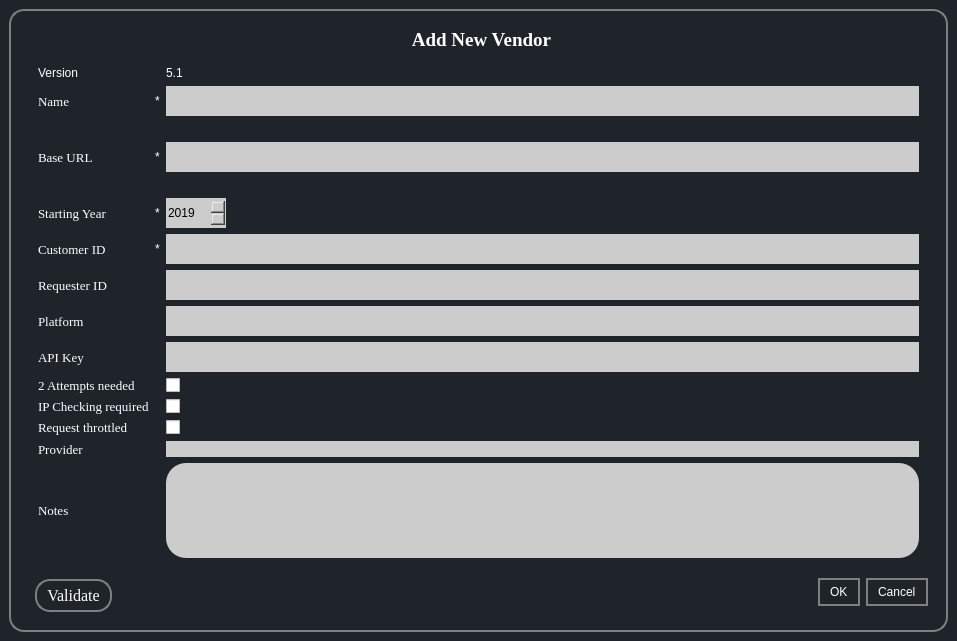
<?xml version="1.0" encoding="UTF-8"?>
<ui version="4.0">
 <class>addVendor51Dialog</class>
 <widget class="QMainWindow" name="addVendor51Dialog">
  <property name="geometry">
   <rect>
    <x>0</x>
    <y>0</y>
    <width>957</width>
    <height>641</height>
   </rect>
  </property>
  <property name="windowTitle">
   <string>MainWindow</string>
  </property>
  <property name="styleSheet">
   <string notr="true">*{
	
border:none;
background-color:transparent;
background:none;
padding:0;
margin:0;
color:#fff;
}



#centralwidget{
background-color:#1f232a;
}

QPushButton{
text-align:left;
padding: 5px 10px;

border-top-left-radius:5px;
border-botton-left-radius:5px;
}
QPushButton:pressed{
background-color:grey;
text-align:left;
padding:2px 10px;
color:white;}</string>
  </property>
  <widget class="QWidget" name="centralwidget">
   <layout class="QGridLayout" name="gridLayout">
    <item row="0" column="0" colspan="2">
     <widget class="QFrame" name="frame">
      <property name="sizePolicy">
       <sizepolicy hsizetype="Preferred" vsizetype="Preferred">
        <horstretch>0</horstretch>
        <verstretch>0</verstretch>
       </sizepolicy>
      </property>
      <property name="styleSheet">
       <string notr="true">#frame{border:2px solid grey; border-radius:15px;}</string>
      </property>
      <property name="frameShape">
       <enum>QFrame::StyledPanel</enum>
      </property>
      <property name="frameShadow">
       <enum>QFrame::Raised</enum>
      </property>
      <layout class="QVBoxLayout" name="verticalLayout">
       <item>
        <widget class="QFrame" name="frame_3">
         <property name="styleSheet">
          <string notr="true">border-color: rgb(255, 255, 255);

QLineEdit {
	background-color: #cccccc;
	border-radius: 20px; 

}
</string>
         </property>
         <property name="frameShape">
          <enum>QFrame::StyledPanel</enum>
         </property>
         <property name="frameShadow">
          <enum>QFrame::Plain</enum>
         </property>
         <layout class="QGridLayout" name="gridLayout_2">
          <item row="0" column="1" colspan="2">
           <widget class="QLabel" name="label_7">
            <property name="enabled">
             <bool>true</bool>
            </property>
            <property name="sizePolicy">
             <sizepolicy hsizetype="Preferred" vsizetype="Preferred">
              <horstretch>0</horstretch>
              <verstretch>0</verstretch>
             </sizepolicy>
            </property>
            <property name="font">
             <font>
              <family>Georgia</family>
              <pointsize>14</pointsize>
              <bold>true</bold>
             </font>
            </property>
            <property name="styleSheet">
             <string notr="true">text-align:centre;</string>
            </property>
            <property name="frameShape">
             <enum>QFrame::NoFrame</enum>
            </property>
            <property name="text">
             <string>&lt;html&gt;&lt;head/&gt;&lt;body&gt;&lt;p align=&quot;center&quot;&gt;Add New Vendor&lt;/p&gt;&lt;/body&gt;&lt;/html&gt;</string>
            </property>
           </widget>
          </item>
          <item row="3" column="1">
           <widget class="QPushButton" name="pushButton">
            <property name="font">
             <font>
              <family>Georgia</family>
              <pointsize>12</pointsize>
             </font>
            </property>
            <property name="styleSheet">
             <string notr="true">border: 2px solid grey;
border-radius:15px;
text-align:center;</string>
            </property>
            <property name="text">
             <string>Validate</string>
            </property>
           </widget>
          </item>
          <item row="2" column="2" rowspan="2">
           <widget class="QDialogButtonBox" name="buttonBox">
            <property name="sizePolicy">
             <sizepolicy hsizetype="Expanding" vsizetype="Preferred">
              <horstretch>0</horstretch>
              <verstretch>0</verstretch>
             </sizepolicy>
            </property>
            <property name="minimumSize">
             <size>
              <width>0</width>
              <height>20</height>
             </size>
            </property>
            <property name="font">
             <font>
              <family>Georgia</family>
              <pointsize>12</pointsize>
              <italic>false</italic>
              <bold>false</bold>
             </font>
            </property>
            <property name="styleSheet">
             <string notr="true">font: 12pt &quot;Georgia&quot;;
border: 2px solid grey;
border-radius: 15px;
</string>
            </property>
            <property name="standardButtons">
             <set>QDialogButtonBox::Cancel|QDialogButtonBox::Ok</set>
            </property>
           </widget>
          </item>
          <item row="1" column="0" colspan="3">
           <widget class="QFrame" name="AddNewVendor">
            <property name="minimumSize">
             <size>
              <width>0</width>
              <height>30</height>
             </size>
            </property>
            <property name="font">
             <font>
              <family>Georgia</family>
              <pointsize>8</pointsize>
             </font>
            </property>
            <property name="frameShape">
             <enum>QFrame::StyledPanel</enum>
            </property>
            <layout class="QGridLayout" name="gridLayout_5">
             <item row="14" column="0">
              <widget class="QLabel" name="label_28">
               <property name="font">
                <font>
                 <family>Georgia</family>
                 <pointsize>10</pointsize>
                </font>
               </property>
               <property name="text">
                <string>Notes</string>
               </property>
              </widget>
             </item>
             <item row="9" column="0">
              <widget class="QLabel" name="label_5">
               <property name="font">
                <font>
                 <family>Georgia</family>
                 <pointsize>10</pointsize>
                </font>
               </property>
               <property name="text">
                <string>API Key</string>
               </property>
              </widget>
             </item>
             <item row="5" column="1">
              <widget class="QLabel" name="label_13">
               <property name="text">
                <string>*</string>
               </property>
              </widget>
             </item>
             <item row="6" column="0">
              <widget class="QLabel" name="label_3">
               <property name="font">
                <font>
                 <family>Georgia</family>
                 <pointsize>10</pointsize>
                </font>
               </property>
               <property name="text">
                <string>Customer ID</string>
               </property>
              </widget>
             </item>
             <item row="3" column="0">
              <widget class="QLabel" name="label_2">
               <property name="font">
                <font>
                 <family>Georgia</family>
                 <pointsize>10</pointsize>
                </font>
               </property>
               <property name="text">
                <string>Base URL</string>
               </property>
              </widget>
             </item>
             <item row="6" column="1">
              <widget class="QLabel" name="label_14">
               <property name="text">
                <string>*</string>
               </property>
              </widget>
             </item>
             <item row="7" column="0">
              <widget class="QLabel" name="label_4">
               <property name="font">
                <font>
                 <family>Georgia</family>
                 <pointsize>10</pointsize>
                </font>
               </property>
               <property name="text">
                <string>Requester ID</string>
               </property>
              </widget>
             </item>
             <item row="0" column="2">
              <widget class="QLabel" name="label_16">
               <property name="text">
                <string>5.1</string>
               </property>
              </widget>
             </item>
             <item row="1" column="1">
              <widget class="QLabel" name="label_12">
               <property name="text">
                <string>*</string>
               </property>
              </widget>
             </item>
             <item row="3" column="1">
              <widget class="QLabel" name="label_18">
               <property name="text">
                <string>*</string>
               </property>
              </widget>
             </item>
             <item row="11" column="0">
              <widget class="QLabel" name="label_9">
               <property name="font">
                <font>
                 <family>Georgia</family>
                 <pointsize>10</pointsize>
                </font>
               </property>
               <property name="text">
                <string>IP Checking required</string>
               </property>
              </widget>
             </item>
             <item row="8" column="0">
              <widget class="QLabel" name="label_6">
               <property name="font">
                <font>
                 <family>Georgia</family>
                 <pointsize>10</pointsize>
                </font>
               </property>
               <property name="text">
                <string>Platform</string>
               </property>
              </widget>
             </item>
             <item row="5" column="0">
              <widget class="QLabel" name="label_10">
               <property name="font">
                <font>
                 <family>Georgia</family>
                 <pointsize>10</pointsize>
                </font>
               </property>
               <property name="text">
                <string>Starting Year</string>
               </property>
              </widget>
             </item>
             <item row="0" column="0">
              <widget class="QLabel" name="label_15">
               <property name="text">
                <string>Version</string>
               </property>
              </widget>
             </item>
             <item row="13" column="0">
              <widget class="QLabel" name="provider">
               <property name="font">
                <font>
                 <family>Georgia</family>
                 <pointsize>10</pointsize>
                </font>
               </property>
               <property name="text">
                <string>Provider</string>
               </property>
              </widget>
             </item>
             <item row="1" column="0">
              <widget class="QLabel" name="label">
               <property name="font">
                <font>
                 <family>Georgia</family>
                 <pointsize>10</pointsize>
                </font>
               </property>
               <property name="text">
                <string>Name</string>
               </property>
              </widget>
             </item>
             <item row="10" column="0">
              <widget class="QLabel" name="label_8">
               <property name="font">
                <font>
                 <family>Georgia</family>
                 <pointsize>10</pointsize>
                </font>
               </property>
               <property name="text">
                <string>2 Attempts needed</string>
               </property>
              </widget>
             </item>
             <item row="12" column="0">
              <widget class="QLabel" name="label_11">
               <property name="font">
                <font>
                 <family>Georgia</family>
                 <pointsize>10</pointsize>
                </font>
               </property>
               <property name="text">
                <string>Request throttled</string>
               </property>
              </widget>
             </item>
             <item row="1" column="2">
              <widget class="QLineEdit" name="nameEdit">
               <property name="minimumSize">
                <size>
                 <width>0</width>
                 <height>30</height>
                </size>
               </property>
               <property name="styleSheet">
                <string notr="true">QLineEdit {
	background-color: #cccccc;
	border-radius: 20px; 
color:black;
}
</string>
               </property>
              </widget>
             </item>
             <item row="2" column="2">
              <widget class="QLabel" name="name_validation_label">
               <property name="text">
                <string/>
               </property>
              </widget>
             </item>
             <item row="3" column="2">
              <widget class="QLineEdit" name="baseUrlEdit">
               <property name="minimumSize">
                <size>
                 <width>0</width>
                 <height>30</height>
                </size>
               </property>
               <property name="styleSheet">
                <string notr="true">QLineEdit {
	background-color: #cccccc;
	border-radius: 20px; 
color:black;
}
</string>
               </property>
              </widget>
             </item>
             <item row="4" column="2">
              <widget class="QLabel" name="url_validation_label">
               <property name="text">
                <string/>
               </property>
              </widget>
             </item>
             <item row="5" column="2">
              <widget class="QDateEdit" name="All_reports_edit_fetch">
               <property name="enabled">
                <bool>true</bool>
               </property>
               <property name="minimumSize">
                <size>
                 <width>0</width>
                 <height>30</height>
                </size>
               </property>
               <property name="maximumSize">
                <size>
                 <width>60</width>
                 <height>16777215</height>
                </size>
               </property>
               <property name="styleSheet">
                <string notr="true">QDateEdit {
	background-color: #cccccc;
	border-radius: 20px; 
 color:black;
}
</string>
               </property>
               <property name="dateTime">
                <datetime>
                 <hour>0</hour>
                 <minute>0</minute>
                 <second>0</second>
                 <year>2019</year>
                 <month>12</month>
                 <day>29</day>
                </datetime>
               </property>
               <property name="displayFormat">
                <string>yyyy</string>
               </property>
              </widget>
             </item>
             <item row="6" column="2">
              <widget class="QLineEdit" name="customerIdEdit">
               <property name="minimumSize">
                <size>
                 <width>0</width>
                 <height>30</height>
                </size>
               </property>
               <property name="styleSheet">
                <string notr="true">QLineEdit {
	background-color: #cccccc;
	border-radius: 20px; 
color:black;
}
</string>
               </property>
              </widget>
             </item>
             <item row="7" column="2">
              <widget class="QLineEdit" name="requestorIdEdit">
               <property name="minimumSize">
                <size>
                 <width>0</width>
                 <height>30</height>
                </size>
               </property>
               <property name="styleSheet">
                <string notr="true">QLineEdit {
	background-color: #cccccc;
	border-radius: 20px; 
color:black;
}
</string>
               </property>
              </widget>
             </item>
             <item row="8" column="2">
              <widget class="QLineEdit" name="platformEdit">
               <property name="minimumSize">
                <size>
                 <width>0</width>
                 <height>30</height>
                </size>
               </property>
               <property name="styleSheet">
                <string notr="true">QLineEdit {
	background-color: #cccccc;
	border-radius: 20px; 
color:black;
}
</string>
               </property>
              </widget>
             </item>
             <item row="9" column="2">
              <widget class="QLineEdit" name="apiKeyEdit">
               <property name="minimumSize">
                <size>
                 <width>0</width>
                 <height>30</height>
                </size>
               </property>
               <property name="styleSheet">
                <string notr="true">QLineEdit {
	background-color: #cccccc;
	border-radius: 20px; 
color:black;}
</string>
               </property>
              </widget>
             </item>
             <item row="10" column="2">
              <widget class="QCheckBox" name="two_attempts_check_box">
               <property name="text">
                <string/>
               </property>
              </widget>
             </item>
             <item row="11" column="2">
              <widget class="QCheckBox" name="ip_checking_check_box">
               <property name="text">
                <string/>
               </property>
              </widget>
             </item>
             <item row="12" column="2">
              <widget class="QCheckBox" name="requests_throttled_check_box">
               <property name="text">
                <string/>
               </property>
              </widget>
             </item>
             <item row="13" column="2">
              <widget class="QLineEdit" name="providerEdit">
               <property name="sizePolicy">
                <sizepolicy hsizetype="Expanding" vsizetype="Preferred">
                 <horstretch>0</horstretch>
                 <verstretch>0</verstretch>
                </sizepolicy>
               </property>
               <property name="styleSheet">
                <string notr="true">QLineEdit {
	background-color: #cccccc;
	border-radius: 20px; 
color:black;
}
</string>
               </property>
              </widget>
             </item>
             <item row="14" column="2">
              <widget class="QLineEdit" name="notesEdit">
               <property name="sizePolicy">
                <sizepolicy hsizetype="Expanding" vsizetype="Expanding">
                 <horstretch>0</horstretch>
                 <verstretch>0</verstretch>
                </sizepolicy>
               </property>
               <property name="minimumSize">
                <size>
                 <width>339</width>
                 <height>0</height>
                </size>
               </property>
               <property name="styleSheet">
                <string notr="true">QLineEdit {
	background-color: #cccccc;
	border-radius: 20px; 
color:black;
}
</string>
               </property>
              </widget>
             </item>
            </layout>
           </widget>
          </item>
         </layout>
        </widget>
       </item>
      </layout>
     </widget>
    </item>
   </layout>
  </widget>
 </widget>
 <tabstops>
  <tabstop>pushButton</tabstop>
 </tabstops>
 <resources/>
 <connections/>
</ui>
